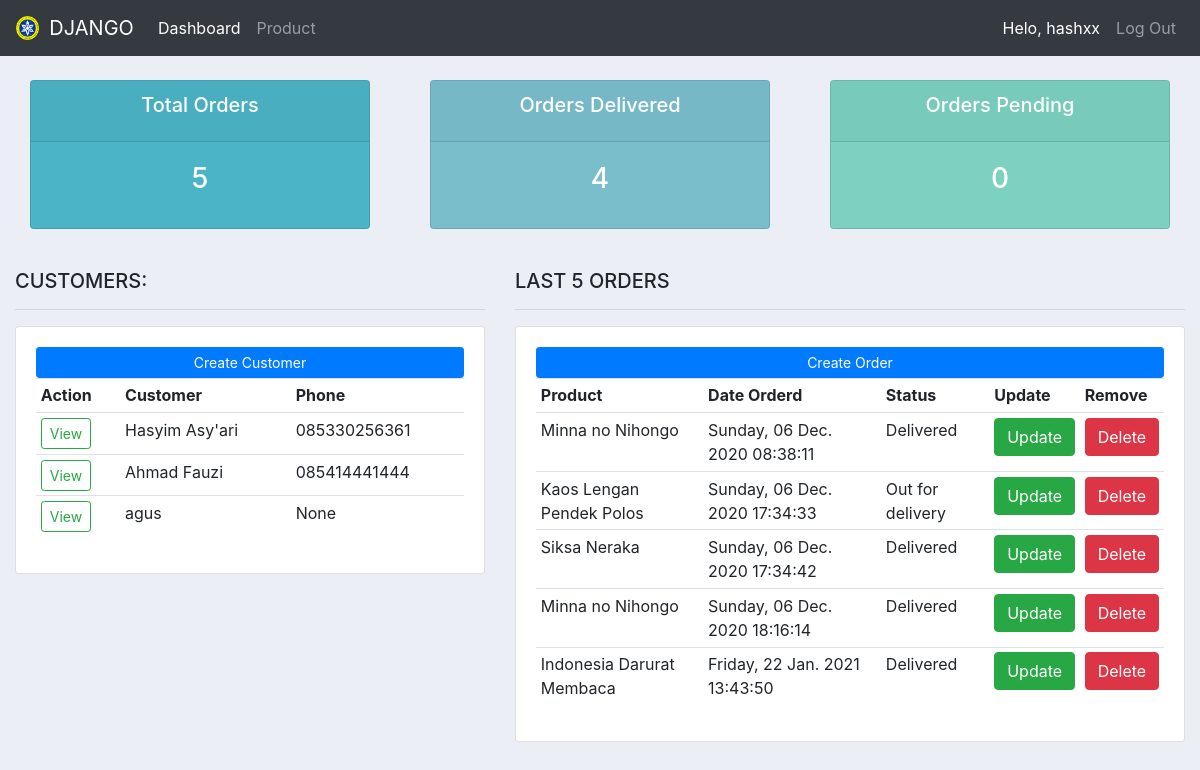
The app's page / (signed in), older data.
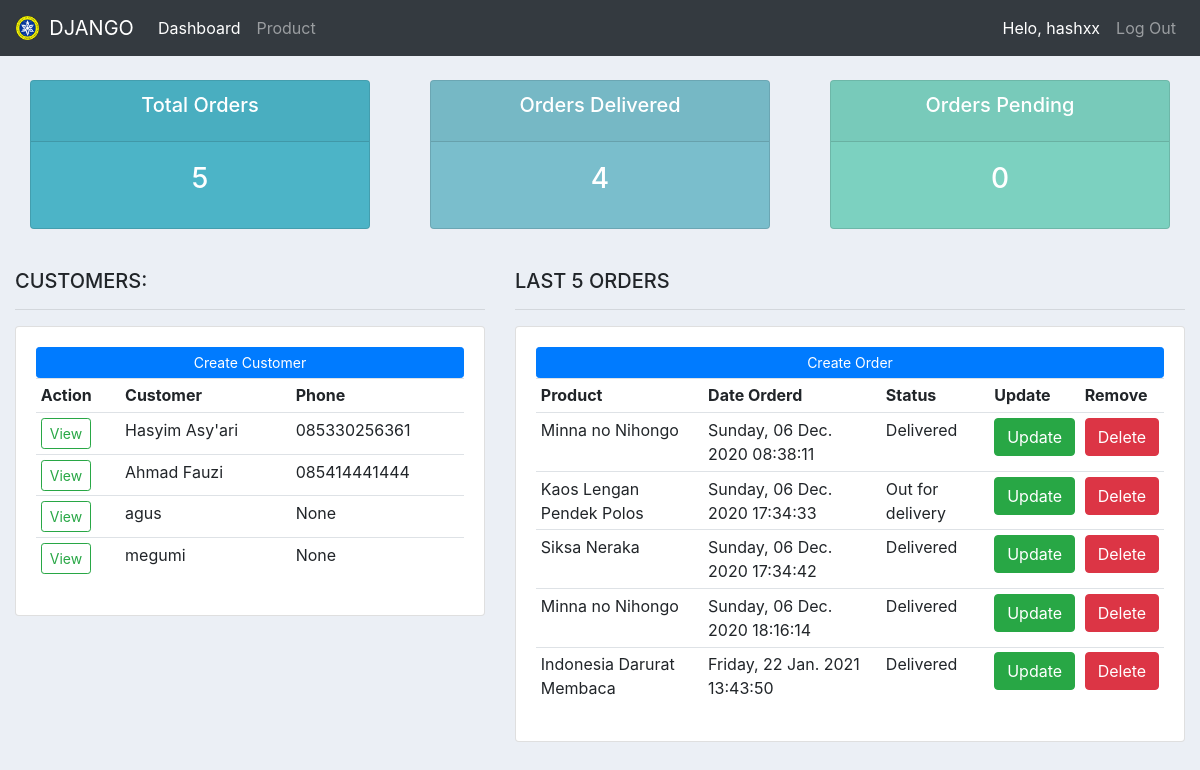
The same page, newer data.
### Asyari/models.py (models this page shows, shortened)
class Custumer(models.Model):
    user = models.OneToOneField(User, null=True, on_delete=models.CASCADE)
    name = models.CharField(max_length=200, blank=True, null=True)
    phone = models.CharField(max_length=200, blank=True, null=True)
    email = models.CharField(max_length=200, blank=True, null=True)
    date_created = models.DateTimeField(auto_now_add=True, null=True)
    profile_pic = models.ImageField(default='no_image.jpg', blank=True, null=True)

class Order(models.Model):
    STATUS = (
        ('Pending', 'Pending'),
        ('Out for delivery', 'Out for delivery'),
        ('Delivered', 'Delivered'),
    )
    custumer = models.ForeignKey(Custumer, null=True, on_delete=models.SET_NULL)
    product = models.ForeignKey(Product, null=True, on_delete=models.SET_NULL)
    date_created = models.DateTimeField(auto_now_add=True, null=True)
    status = models.CharField(max_length=200, null=True, choices=STATUS)
    note = models.CharField(max_length=200, blank=True, null=True)

class Product(models.Model):
    CATEGORY = (
        ('Indoor', 'Indoor'),
        ('Out Door', 'Out Door'),
    )
    name = models.CharField(max_length=200, blank=True, null=True)
    price = models.IntegerField(blank=True, null=True)
    category = models.CharField(max_length=200, blank=True, null=True, choices=CATEGORY)
    description = models.CharField(max_length=200, blank=True, null=True)
    date_created = models.DateTimeField(auto_now_add=True, null=True)
    tag = models.ManyToManyField(Tag)
    def __str__(self):
        return self.name

### Asyari/decorators.py (the view)
    def perubahan_halaman(request, *args, **kwargs):
        group = None
        if request.user.groups.exists():
            group = request.user.groups.all()[0].name
        if group == 'custumer':
            return redirect('user-page')
        if group == 'admin':
            return fungsi_awal(request, *args, **kwargs)

### Asyari/views.py (called while the page is built)
@login_required(login_url='login')
@pilihan_login
def home(request):
    list_custumer = Custumer.objects.all()
    list_order = Order.objects.all()
    total_orders = list_order.count()
    delivered = list_order.filter(status = 'Delivered').count()
    pending = list_order.filter(status = 'Pending').count()
    context = {
        'judul': 'Halaman Beranda',
        'menu': 'home',
        'custumer':list_custumer,
        'order':list_order,
        'data_total_orders': total_orders,
        'data_delivered' : delivered,
        'data_pending' : pending,
    }
    return render(request, 'data/dashboard.html', context)

### Asyari/templates/data/dashboard.html
{% extends "data/main.html" %}
{% block content %}
{% include "data/status.html" %}
<br>
<div class="container-fluid">
    <div class="row">
        <div class="col-md-5">
            <h5>CUSTOMERS:</h5>
            <hr>
            <div class="card card-body">
                <a class="btn btn-primary btn-sm btn-block" href="">Create Customer</a>
                <table class="table table-sm">
                    <tr>
                        <th>Action</th>
                        <th>Customer</th>
                        <th>Phone</th>
                    </tr>
                    {% for datacustumer in custumer %}
                    <tr>
                        <td><a href="{% url 'custumer' datacustumer.id %}" class="btn btn-outline-success btn-sm">View</></td>
                        <td>{{ datacustumer.name }}</td>
                        <td>{{ datacustumer.phone }}</td>
                    </tr>
                    {% endfor %}
                </table>
            </div>
        </div>
        <div class="col-md-7">
            <h5>LAST 5 ORDERS</h5>
            <hr>
            <div class="card card-body">
                <a class="btn btn-primary btn-sm btn-block" href="{% url 'create_order' %}">Create Order</a>
                <table class="table table-sm">
                    <tr>
                        <th>Product</th>
                        <th>Date Orderd</th>
                        <th>Status</th>
                        <th>Update</th>
                        <th>Remove</th>
                    </tr>
                    {% for dataorder in order %}
                    <tr>
                        <td>{{ dataorder.product }}</td>
                        <td>{{ dataorder.date_created|date:"l, d N Y" }} {{ dataorder.date_created|time:"H:i:s" }}</td>
                        <td>{{ dataorder.status }}</td>
                        <td><a href="{% url 'update_order' dataorder.id %}" class="btn btn-success">Update</a></td>
                        <td><a href="{% url 'delete_order' dataorder.id %}" class="btn btn-danger">Delete</a></td>
                    </tr>
                    {% endfor %}
                </table>
            </div>
        </div>
    </div>
</div>
{% endblock content %}

### Asyari/templates/data/main.html (shortened to what this page needs)
{% load static %}
<!doctype html>
<html lang="en">
<head>
    <link rel="stylesheet" href="https://maxcdn.bootstrapcdn.com/bootstrap/4.0.0/css/bootstrap.min.css">
    <link rel="stylesheet" type="text/css" href="{% static '/css/main.css' %}">
</head>
<body>
    {% include "data/navbar.html" %}
    {% block content %}
    {% endblock content %}
</body>
</html>

### Asyari/templates/data/navbar.html (shortened to what this page needs)
{% load static %}
<nav class="navbar navbar-expand-lg navbar-dark bg-dark">
    <img src="{% static '/images/logo.png' %}" id="logo">
    <a class="navbar-brand" href="#">DJANGO</a>
    <div class="collapse navbar-collapse" id="navbarNavAltMarkup">
        <div class="navbar-nav">
        {% if request.user.is_staff %}
            <a class="nav-link {% if menu == 'home' %} active {% endif %}" href="{% url 'home' %}">Dashboard</a>
            <a class="nav-link {% if menu == 'products' %} active {% endif %}" href="{% url 'products' %}">Product</a>
        {% else %}
            {% if user.is_authenticated %}
            <a class="nav-link {% if menu == 'settings' %} active {% endif %}" href="{% url 'account-page' %}">Settings</a>
            {% endif %}
        {% endif %}
        </div>
    </div>
    <ul class="navbar-nav">
    {% if user.is_authenticated %}
        <li class="nav-item">
            <a class="nav-link active" href="#">Helo, {{ request.user }} </a>
        </li>
        <li class="nav-item">
            <a class="nav-link" href="{% url 'logout' %}">Log Out</a>
        </li>
    {% endif %}
    </ul>
</nav>

### Asyari/templates/data/status.html (shortened to what this page needs)
<div class="container-fluid">
    <div class="row">
        <div class="col">
            <div class="col-md">
                <div class="card text-center text-white mb-3" id="total-orders">
                    <div class="card-header">
                        <h5 class="card-title">Total Orders</h5>
                    </div>
                    <div class="card-body">
                        <h3 class="card-title">{{ data_total_orders }}</h3>
                    </div>
                </div>
            </div>
        </div>
        <div class="col">
            <div class="col-md">
                <div class="card text-center text-white mb-3" id="orders-delivered">
                    <div class="card-header">
                        <h5 class="card-title">Orders Delivered</h5>
                    </div>
                    <div class="card-body">
                        <h3 class="card-title">{{ data_delivered }}</h3>
                    </div>
                </div>
            </div>
        </div>
        <div class="col">
            <div class="col-md">
                <div class="card text-center text-white mb-3" id="orders-pending">
                    <div class="card-header">
                        <h5 class="card-title">Orders Pending</h5>
                    </div>
                    <div class="card-body">
                        <h3 class="card-title">{{ data_pending }}</h3>
                    </div>
                </div>
            </div>
        </div>
    </div>
</div>

### static/css/main.css (style rules this page uses)
#logo { width: 2%; margin-right: 10px; }
body { background-color: #ebeff5; }
#total-orders { background-color: #4cb4c7; }
#orders-delivered { background-color: #7abecc; }
#orders-pending { background-color: #7CD1C0; }

Row changes from the older to the newer data that the page shows:
added Custumer: name "megumi", phone "None"
